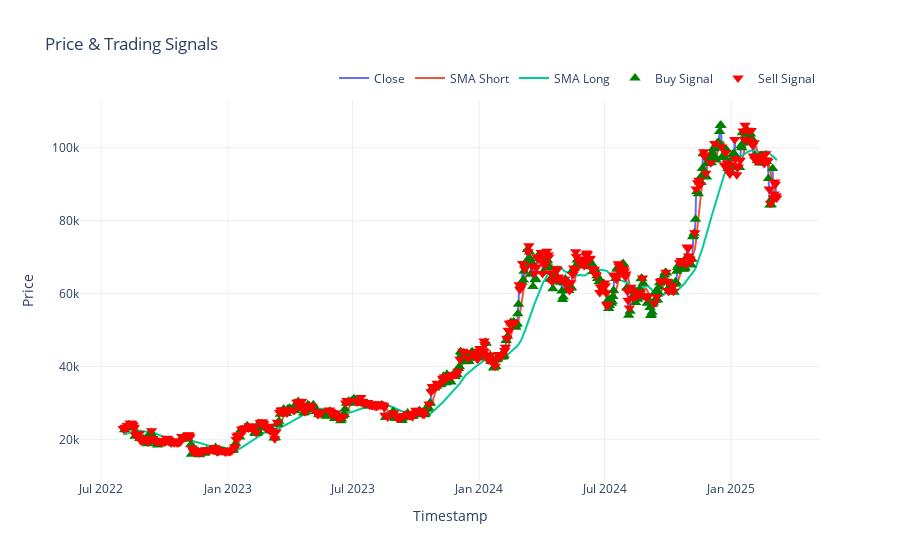

Notebook code cell kept with this figure:
### Code cell
#Plot
plotter.plot_signals(df_signals_knn)

### Figure 1 — Plotly figure (JSON) as saved in the notebook; plotly's stock layout.template omitted (floating-point values rounded to 4 significant figures; data arrays with more than 128 entries replaced by an {"elided": "..."} marker saying what was removed)
{"data": [{"mode": "lines", "name": "Close", "type": "scatter", "x": {"elided": "950 str values"}, "y": {"elided": "950 float values"}}, {"mode": "lines", "name": "SMA Short", "type": "scatter", "x": {"elided": "950 str values"}, "y": {"elided": "950 float values"}}, {"mode": "lines", "name": "SMA Long", "type": "scatter", "x": {"elided": "950 str values"}, "y": {"elided": "950 float values"}}, {"marker": {"color": "green", "size": 10, "symbol": "triangle-up"}, "mode": "markers", "name": "Buy Signal", "type": "scatter", "x": {"elided": "495 str values"}, "y": {"elided": "495 float values"}}, {"marker": {"color": "red", "size": 10, "symbol": "triangle-down"}, "mode": "markers", "name": "Sell Signal", "type": "scatter", "x": {"elided": "455 str values"}, "y": {"elided": "455 float values"}}], "layout": {"hovermode": "x unified", "legend": {"orientation": "h", "x": 1, "xanchor": "right", "y": 1.02, "yanchor": "bottom"}, "title": {"text": "Price & Trading Signals"}, "xaxis": {"title": {"text": "Timestamp"}}, "yaxis": {"title": {"text": "Price"}}}}
